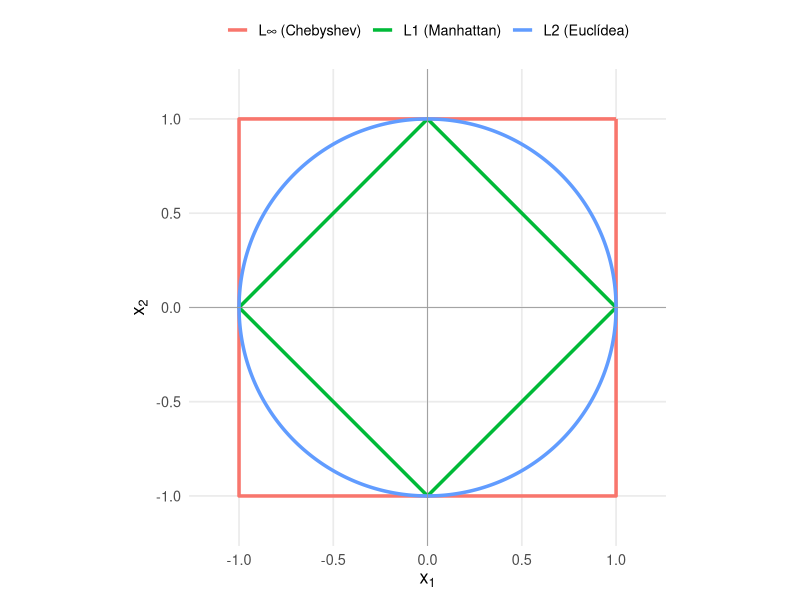
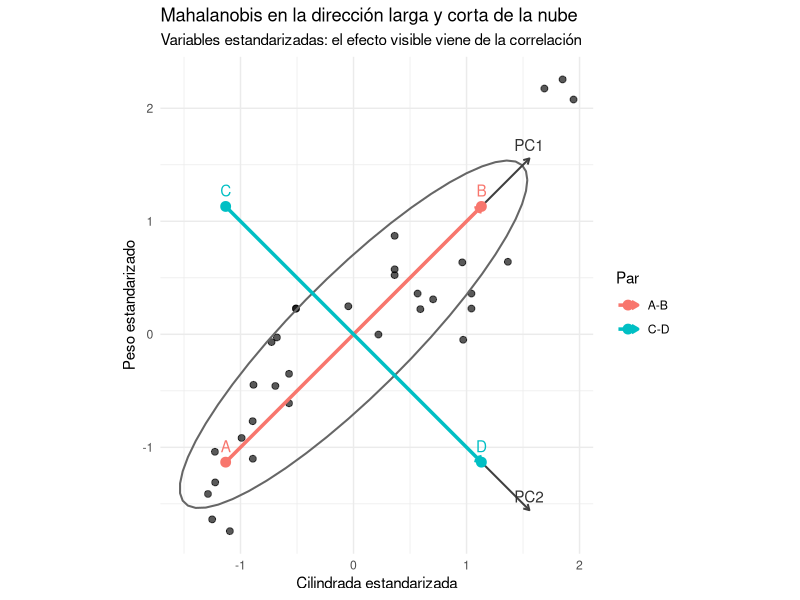
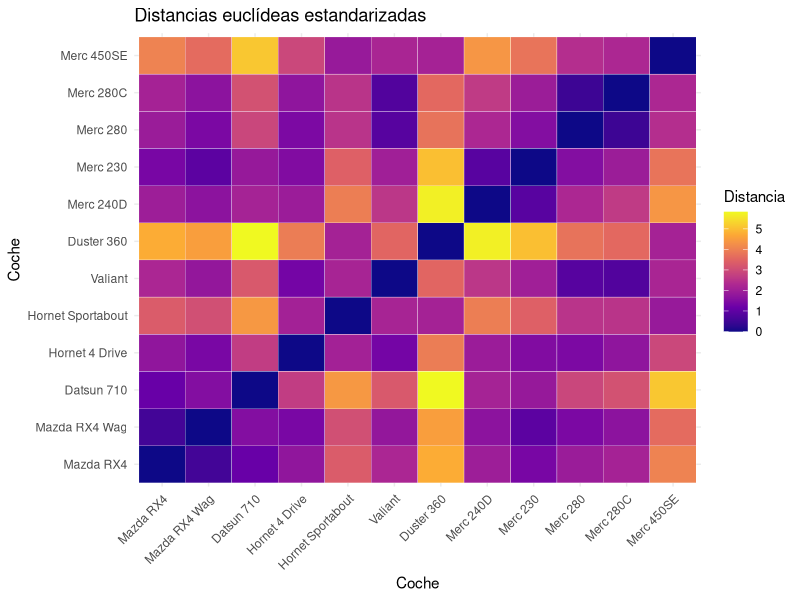

The R script that drew these images, in order:
## ---- chunk 1
#| label: setup
#| message: false
library(tidyverse)
library(knitr)
## ---- chunk 2
#| label: fig-bolas-distancias
#| fig-cap: "Bolas de radio 1 para las distancias Manhattan, euclídea y Chebyshev."
#| fig-width: 7
#| fig-height: 7
#| echo: true

library(ggplot2)
library(dplyr)
library(tidyr)

# L1: |x| + |y| = 1
bola_l1 <- tibble(
  x = c(1, 0, -1, 0, 1),
  y = c(0, 1, 0, -1, 0),
  metrica = "L1 (Manhattan)"
)

# L2: x^2 + y^2 = 1
theta <- seq(0, 2 * pi, length.out = 500)

bola_l2 <- tibble(
  x = cos(theta),
  y = sin(theta),
  metrica = "L2 (Euclídea)"
)

# Linf: max(|x|, |y|) = 1
bola_linf <- tibble(
  x = c(1, 1, -1, -1, 1),
  y = c(1, -1, -1, 1, 1),
  metrica = "L∞ (Chebyshev)"
)

bolas <- bind_rows(
  bola_l1,
  bola_l2,
  bola_linf
)

ggplot(bolas, aes(x = x, y = y, colour = metrica)) +
  geom_path(linewidth = 1.2) +
  geom_hline(yintercept = 0, linewidth = 0.3, colour = "grey60") +
  geom_vline(xintercept = 0, linewidth = 0.3, colour = "grey60") +
  coord_equal(
    xlim = c(-1.15, 1.15),
    ylim = c(-1.15, 1.15)
  ) +
  labs(
    x = expression(x[1]),
    y = expression(x[2]),
    colour = NULL
  ) +
  theme_minimal(base_size = 13) +
  theme(
    legend.position = "top",
    panel.grid.minor = element_blank()
  )
## ---- chunk 3
puntos <- data.frame(
  x1 = c(1, 2, 5, 2),
  x2 = c(1, 2, 1, 2),
  row.names = c("A", "B", "C", "D")
)
puntos |>
  rownames_to_column("punto") |>
  kable()
## ---- chunk 4
dist_euclidean <- as.matrix(dist(puntos, method = "euclidean"))
dist_manhattan <- as.matrix(dist(puntos, method = "manhattan"))
dist_chebyshev <- as.matrix(dist(puntos, method = "maximum"))

kable(round(dist_euclidean, 2), caption = "Distancia euclídea")
kable(round(dist_manhattan, 2), caption = "Distancia Manhattan")
kable(round(dist_chebyshev, 2), caption = "Distancia Chebyshev")
## ---- chunk 5
X_mtcars <- mtcars[, c("disp", "wt")]
Z_mtcars <- scale(X_mtcars)
pca_disp_wt <- prcomp(Z_mtcars, center = FALSE, scale. = FALSE)

rho <- cor(Z_mtcars[, "disp"], Z_mtcars[, "wt"])
lambda <- pca_disp_wt$sdev^2

scores_puntos <- tibble(
  punto = c("A", "B", "C", "D"),
  PC1 = c(-1.6, 1.6, 0, 0),
  PC2 = c(0, 0, -1.6, 1.6),
  par = c("A-B", "A-B", "C-D", "C-D")
)

coord_z <- as.matrix(scores_puntos[, c("PC1", "PC2")]) %*% t(pca_disp_wt$rotation[, 1:2])
colnames(coord_z) <- c("z_disp", "z_wt")

puntos_maha <- bind_cols(scores_puntos, as_tibble(coord_z))

segmentos_maha <- puntos_maha |>
  group_by(par) |>
  summarise(
    x = first(z_disp),
    y = first(z_wt),
    xend = last(z_disp),
    yend = last(z_wt),
    .groups = "drop"
  )

datos_z <- as_tibble(Z_mtcars) |>
  set_names(c("z_disp", "z_wt"))

ejes_pc <- tibble(
  eje = c("PC1", "PC2"),
  x = 0,
  y = 0,
  xend = 2.2 * pca_disp_wt$rotation["disp", c("PC1", "PC2")],
  yend = 2.2 * pca_disp_wt$rotation["wt", c("PC1", "PC2")]
)

datos_z |>
  ggplot(aes(z_disp, z_wt)) +
  geom_point(alpha = 0.65, size = 2) +
  stat_ellipse(type = "norm", level = 0.68, color = "gray40", linewidth = 0.7) +
  geom_segment(
    data = ejes_pc,
    aes(x = x, y = y, xend = xend, yend = yend),
    inherit.aes = FALSE,
    color = "gray25",
    linewidth = 0.7,
    arrow = arrow(length = grid::unit(0.16, "cm"))
  ) +
  geom_text(
    data = ejes_pc,
    aes(x = xend, y = yend, label = eje),
    inherit.aes = FALSE,
    nudge_y = 0.12,
    color = "gray20"
  ) +
  geom_segment(
    data = segmentos_maha,
    aes(x = x, y = y, xend = xend, yend = yend, color = par),
    linewidth = 1.2,
    arrow = arrow(length = grid::unit(0.18, "cm"))
  ) +
  geom_point(data = puntos_maha, aes(z_disp, z_wt, color = par), size = 3) +
  geom_text(
    data = puntos_maha,
    aes(z_disp, z_wt, label = punto, color = par),
    nudge_y = 0.14,
    show.legend = FALSE
  ) +
  coord_equal() +
  labs(
    title = "Mahalanobis en la dirección larga y corta de la nube",
    subtitle = "Variables estandarizadas: el efecto visible viene de la correlación",
    x = "Cilindrada estandarizada",
    y = "Peso estandarizado",
    color = "Par"
  ) +
  theme_minimal()
## ---- chunk 6
tibble(
  correlacion = rho,
  varianza_PC1 = lambda[1],
  varianza_PC2 = lambda[2]
) |>
  kable(digits = 3)
## ---- chunk 7
distancia_par <- function(p1, p2, datos, S) {
  x1 <- as.numeric(datos[datos$punto == p1, c("z_disp", "z_wt")])
  x2 <- as.numeric(datos[datos$punto == p2, c("z_disp", "z_wt")])
  dif <- x1 - x2
  tibble(
    par = paste(p1, p2, sep = "-"),
    direccion = if_else(par == "A-B", "PC1", "PC2"),
    euclidea = sqrt(sum(dif^2)),
    mahalanobis = sqrt(t(dif) %*% solve(S) %*% dif)
  )
}

S <- cov(Z_mtcars)

comparacion <- bind_rows(
  distancia_par("A", "B", puntos_maha, S),
  distancia_par("C", "D", puntos_maha, S)
)

comparacion |>
  mutate(across(c(euclidea, mahalanobis), function(x) round(x, 3))) |>
  kable()
## ---- chunk 8
vars <- mtcars[, c("mpg", "disp", "hp", "wt")]
d_sin_escalar <- dist(vars)
d_escalada <- dist(scale(vars))

kable(round(as.matrix(d_sin_escalar)[1:4, 1:4], 1), caption = "Distancias sin escalar")
kable(round(as.matrix(d_escalada)[1:4, 1:4], 2), caption = "Distancias con variables escaladas")
## ---- chunk 9
kable(round(cor(mtcars[, c("mpg", "disp", "hp", "wt", "qsec")]), 2))
## ---- chunk 10
coches_cat <- data.frame(
  transmision = factor(c("manual", "manual", "automatico", "automatico")),
  cilindros = factor(c("4", "6", "6", "8")),
  motor = factor(c("recto", "recto", "V", "V")),
  row.names = c("A", "B", "C", "D")
)

dist_nominal <- function(df) {
  n <- nrow(df)
  out <- matrix(0, n, n, dimnames = list(rownames(df), rownames(df)))
  for (i in seq_len(n)) {
    for (j in seq_len(n)) {
      out[i, j] <- mean(df[i, ] != df[j, ])
    }
  }
  out
}

kable(dist_nominal(coches_cat))
## ---- chunk 11
ordinales <- data.frame(
  satisfaccion = ordered(c("baja", "media", "alta", "alta"), levels = c("baja", "media", "alta")),
  riesgo = ordered(c("bajo", "bajo", "medio", "alto"), levels = c("bajo", "medio", "alto")),
  row.names = c("A", "B", "C", "D")
)

ordinal_a_01 <- function(x) {
  (as.numeric(x) - 1) / (nlevels(x) - 1)
}

ordinal_num <- as.data.frame(lapply(ordinales, ordinal_a_01))
rownames(ordinal_num) <- rownames(ordinales)
kable(ordinal_num)
kable(round(as.matrix(dist(ordinal_num, method = "manhattan")) / ncol(ordinal_num), 2))
## ---- chunk 12
tonos <- c("Do", "Do#", "Re", "Re#", "Mi", "Fa", "Fa#", "Sol", "Sol#", "La", "La#", "Si")
cod_tono <- setNames(0:11, tonos)

dist_tono <- function(a, b, m = 12) {
  dif <- abs(cod_tono[a] - cod_tono[b])
  min(dif, m - dif) / floor(m / 2)
}

pares_tonos <- data.frame(
  tono_1 = c("Do", "Do", "Mi", "Si"),
  tono_2 = c("Do#", "Si", "La", "Fa#")
)
pares_tonos$distancia_circular <- mapply(dist_tono, pares_tonos$tono_1, pares_tonos$tono_2)
kable(pares_tonos)
## ---- chunk 13
mtcars_mixed <- mtcars
mtcars_mixed$cyl <- factor(mtcars_mixed$cyl)
mtcars_mixed$vs <- factor(mtcars_mixed$vs, labels = c("V", "Straight"))
mtcars_mixed$am <- factor(mtcars_mixed$am, labels = c("automatico", "manual"))
mtcars_mixed$gear <- factor(mtcars_mixed$gear)
mtcars_mixed$carb <- factor(mtcars_mixed$carb)
tibble(
  variable = names(mtcars_mixed),
  clase = sapply(mtcars_mixed, function(x) class(x)[1])
) |>
  kable()
## ---- chunk 14
datos_gower <- mtcars_mixed[1:6, c("mpg", "hp", "wt", "cyl", "am")]
datos_gower |>
  rownames_to_column("modelo") |>
  kable()
## ---- chunk 15
gower_manual <- function(df) {
  n <- nrow(df)
  out <- matrix(0, n, n, dimnames = list(rownames(df), rownames(df)))
  numericas <- sapply(df, is.numeric)
  rangos <- sapply(df[numericas], function(x) diff(range(x, na.rm = TRUE)))
  
  for (i in seq_len(n)) {
    for (j in seq_len(n)) {
      partes <- numeric(0)
      for (v in names(df)) {
        xi <- df[[v]][i]
        xj <- df[[v]][j]
        if (is.na(xi) || is.na(xj)) {
          next
        }
        if (is.numeric(df[[v]])) {
          r <- rangos[v]
          partes <- c(partes, ifelse(r == 0, 0, abs(xi - xj) / r))
        } else {
          partes <- c(partes, as.numeric(xi != xj))
        }
      }
      out[i, j] <- mean(partes)
    }
  }
  out
}

kable(round(gower_manual(datos_gower), 3))
## ---- chunk 16
gower <- cluster::daisy(datos_gower, metric = "gower")
kable(round(as.matrix(gower), 3))
## ---- chunk 17
vecinos <- function(d, individuo, k = 5) {
  orden <- sort(d[individuo, ])
  data.frame(
    vecino = names(orden)[2:(k + 1)],
    distancia = as.numeric(orden[2:(k + 1)])
  )
}

d_num <- as.matrix(dist(scale(mtcars[, c("mpg", "disp", "hp", "wt")])))
vecinos(d_num, "Mazda RX4") |>
  kable()
## ---- chunk 18
d_gower <- as.matrix(cluster::daisy(mtcars_mixed, metric = "gower"))
vecinos(d_gower, "Mazda RX4") |>
  kable()
## ---- chunk 19
d <- as.matrix(dist(scale(mtcars[1:12, c("mpg", "disp", "hp", "wt")])))
as.data.frame(as.table(d)) |>
  as_tibble() |>
  rename(coche_1 = Var1, coche_2 = Var2, distancia = Freq) |>
  ggplot(aes(coche_1, coche_2, fill = distancia)) +
  geom_tile(color = "white") +
  scale_fill_viridis_c(option = "C") +
  labs(
    title = "Distancias euclídeas estandarizadas",
    x = "Coche",
    y = "Coche",
    fill = "Distancia"
  ) +
  theme_minimal()+
  theme(
    axis.text.x = element_text(angle = 45, hjust = 1)
  )
